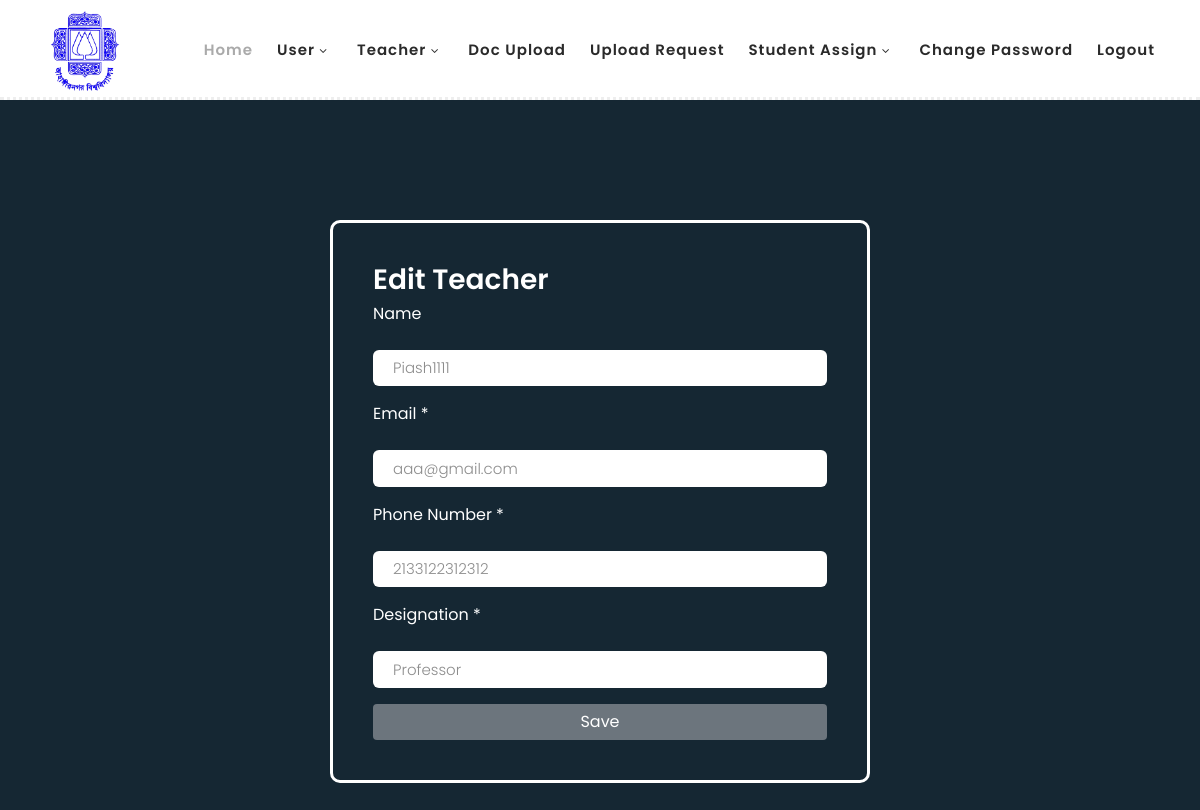
Page /teacher_edit.php?id=1 (signed in) on the committed database.
### tables this page shows
CREATE TABLE `teacher` (
  `id` int(11) NOT NULL,
  `name` varchar(255) NOT NULL,
  `email` varchar(255) NOT NULL,
  `phone` varchar(255) NOT NULL,
  `designation` varchar(255) NOT NULL,
  `user` varchar(255) NOT NULL,
  `deleted` int(11) NOT NULL DEFAULT 0
);

### teacher_edit.php (the view, shortened to what this page needs)
<?php
include "menu.php";
include 'connect.php';
$loggedInUserRole = $_SESSION["role"];
$id = FILTER_INPUT(INPUT_GET, 'id', FILTER_SANITIZE_STRING);
if($loggedInUserRole =="admin"){
$sql = "select * from teacher where id = ?";
$stmt = $dbh->prepare($sql);
$params = [$id];
$result = $stmt->execute($params);
if ($stmt->rowCount()) {
    while ($row = $stmt->fetch()) {
        $name = $row['name'];
        $email = $row['email'];
        $phone = $row['phone'];
        $designation = $row['designation'];
?>
<link rel="stylesheet" href="css/add_page_style.css">
    <div class="form-body">
        <div class="row">
            <div class="form-holder">
                <div class="form-content">
                    <div class="form-items">
                        <h3>Edit Teacher</h3>
                        <form name="teacher_edit" action="teacher_edit.php" method="post" >
                            <div class="form-group">
                                <label for="name"> Name</label>
                                <input id="name" name="name" class="form-control" type="text" required value="<?php echo $name; ?>">
                            </div>
                            <div class="form-group">
                                <label for="email">Email *</label>
                                <input id="email" name="email" class="form-control" type="email" required value="<?php echo $email; ?>">
                            </div>
                            <div class="form-group">
                                <label for="phone">Phone Number *</label>
                                <input type="text" id="phone" name="phone" class="form-control" required value="<?php echo $phone; ?>">
                            </div>
                            <div class="form-group">
                                <label for="designation">Designation *</label>
                                <input type="text" id="designation" name="designation" class="form-control" required value="<?php echo $designation; ?>">
                            </div>
                            <button type="submit" class="btn btn-primary btn-block" name="teacher_edit" id="teacher_edit">Save</button>
                        </form>
                    </div>
                </div>
            </div>
        </div>
    </div>
<?php
    }
    }
}
?>

### assets/css/templatemo-hexashop.css (style rules this page uses)
html, body, div, span, applet, object, iframe, h1, h2, h3, h4, h5, h6, p, blockquote, div pre, a, abbr, acronym, address, big, cite, code, del, dfn, em, font, img, ins, kbd, q, s, samp, small, strike, strong, sub, sup, tt, var, b, u, i, center, dl, dt, dd, ol, ul, li, figure, header, nav, section, article, aside, footer, figcaption { margin: 0; padding: 0; border: 0; outline: 0; }
* { box-sizing: border-box; }
html, body { font-family: 'Poppins', sans-serif; font-weight: 400; background-color: #fff; font-size: 16px; -ms-text-size-adjust: 100%; -webkit-font-smoothing: antialiased; -moz-osx-font-smoothing: grayscale; }
h1, h2, h3, h4, h5, h6 { margin-top: 0px; margin-bottom: 0px; }
html, body { background: #fff; font-family: 'Poppins', sans-serif; }

### css/dataTables.dataTables.css (style rules this page uses)
:root { --dt-row-selected: 13, 110, 253; --dt-row-selected-text: 255, 255, 255; --dt-row-selected-link: 9, 10, 11; --dt-row-stripe: 0, 0, 0; --dt-row-hover: 0, 0, 0; --dt-column-ordering: 0, 0, 0; --dt-html-background: white; }

### css/add_page_style.css (style rules this page uses)
*, body { font-family: 'Poppins', sans-serif; font-weight: 400; -webkit-font-smoothing: antialiased; text-rendering: optimizeLegibility; -moz-osx-font-smoothing: grayscale; }
html, body { height: 100%; background-color: #152733; overflow: hidden; overflow-y: scroll; }
.form-holder { width: 100% !important; display: flex; flex-direction: column; justify-content: center; align-items: center; text-align: center; }
.form-holder .form-content { position: relative; text-align: center; display: -webkit-box; display: -moz-box; display: -ms-flexbox; display: -webkit-flex; display: flex; -webkit-justify-content: center; justify-content: center; -webkit-align-items: center; align-items: center; padding: 60px; }
.form-content .form-items { border: 3px solid #fff; padding: 40px; display: inline-block; width: 100%; min-width: 540px; -webkit-border-radius: 10px; -moz-border-radius: 10px; border-radius: 10px; text-align: left; -webkit-transition: all 0.4s ease; transition: all 0.4s ease; }
.form-content h3 { color: #fff; text-align: left; font-size: 28px; font-weight: 600; margin-bottom: 5px; }
.form-content label, .was-validated .form-check-input:invalid~.form-check-label, .was-validated .form-check-input:valid~.form-check-label { color: #fff; }
.form-content input[type=text], .form-content input[type=password], .form-content input[type=email], .form-content select { width: 100%; padding: 9px 20px; text-align: left; border: 0; outline: 0; border-radius: 6px; background-color: #fff; font-size: 15px; font-weight: 300; color: #8D8D8D; -webkit-transition: all 0.3s ease; transition: all 0.3s ease; margin-top: 16px; }
.btn-primary { background-color: #6C757D; outline: none; border: 0px; box-shadow: none; }

### rows in the picture
teacher: name "Piash1111", email "aaa@gmail.com", phone "2133122312312", designation "Professor"
